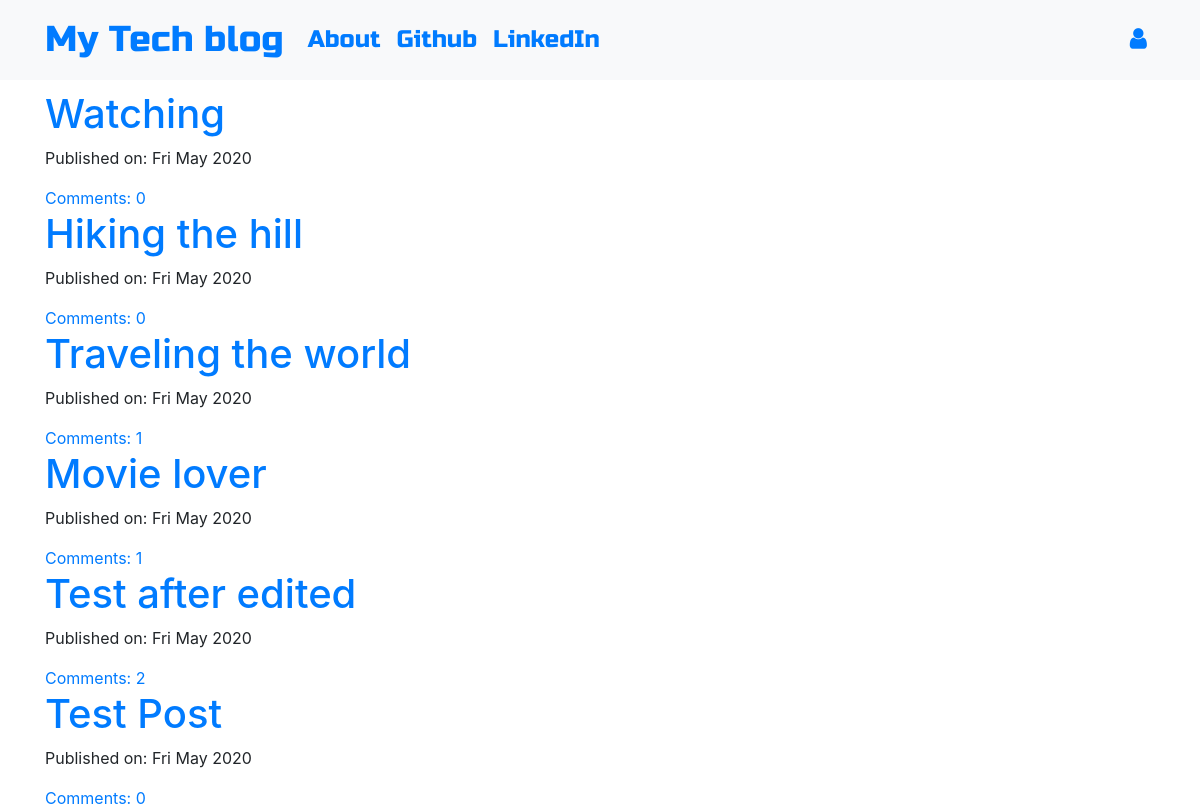
The page / on the database its author committed.
### blog/models.py (models this page shows, shortened)
class Post(models.Model):
    author = models.ForeignKey('auth.User',on_delete=models.CASCADE)
    title = models.CharField(max_length=200)
    text = models.TextField()
    created_date = models.DateTimeField(default=timezone.now)
    published_date = models.DateTimeField(blank=True, null=True)
    def approve_comments(self):
        return self.comments.filter(approved_comment=True)

### blog/views.py (the view)
# urls.py: path('',views.PostListView.as_view(),name='post_list'),
class PostListView(ListView):
    model = Post
    def get_queryset(self):
        return Post.objects.filter(published_date__lte=timezone.now()).order_by('-published_date')

### blog/templates/blog/post_list.html
{% extends 'blog/base.html' %}
{% block content %}
<div class="centerstage">
    {% for post in post_list %}
        <div class="post">
            <h1><a href="{% url 'post_detail' pk=post.pk %}">{{ post.title }}</a></h1>
            <div class="date">
                <p>Published on: {{ post.published_date|date:"D M Y"}}</p>
            </div>
            <a href="{% url 'post_detail' pk=post.pk %}">Comments: {{ post.approve_comments.count }}</a>
        </div>
    {% endfor %}
</div>
{% endblock %}

### blog/templates/blog/base.html (shortened to what this page needs)
<!DOCTYPE html>
{% load static %}
<html>
  <head>
    <link rel="stylesheet" href="https://stackpath.bootstrapcdn.com/bootstrap/4.1.3/css/bootstrap.min.css"
>
    <link href="https://maxcdn.bootstrapcdn.com/font-awesome/4.7.0/css/font-awesome.min.css" rel="stylesheet">
    <link rel="stylesheet" href="//cdn.jsdelivr.net/medium-editor/latest/css/medium-editor.min.css" type="text/css" media="screen" charset="utf-8">
    <link rel="stylesheet" href="{% static 'css/blog.css' %}">
  </head>
  <body class='loader'>
    <nav class="navbar navbar-expand-lg bg-light techfont">
      <div class="container">
        <div class="navbar-nav align-items-center">
          <a class="navbar-brand bigbrand" href="{% url 'post_list' %}">My Tech blog</a>
          <a class="nav-item nav-link" href="{% url 'about' %}">About</a>
          <a class="nav-item nav-link" href="https://www.github.com">Github</a>
          <a class="nav-item nav-link" href="https://www.linkedin.com">LinkedIn</a>
        </div>
        <div class="navbar-nav align-items-center ml-auto">
          {% if user.is_authenticated %}
            <a class="nav-item nav-link" href="{% url 'post_new' %}">New Post</a>
            <a class="nav-item nav-link" href="{% url 'post_draft_list' %}">Drafts</a>
            <a class="nav-item nav-link" href="{% url 'logout' %}">Log out</a>
            <a >Welcome: {{ user.username }}</a>
          {% else %}
            <a class="nav-item nav-link" href="{% url 'login' %}" aria-label="Login">
              <span class="fa fa-user" aria-hidden="true"></span></a>
          {% endif %}
        </div>
      </div>
    </nav>
          <div class="content container">
              <div class="row">
                  <div class="col-md-8">
                    <div class="blog_posts">
                      {% block content %}
                      {% endblock %}
                    </div>
                  </div>
              </div>
          </div>
  </body>
</html>

### blog/static/css/blog.css (style rules this page uses)
.techfont { font-family: 'Russo One', sans-serif; font-size: 1.5em; margin-bottom: 10px; }
.centerstage { margin-left: auto; margin-right: auto; }
.bigbrand { font-size: 1.5em; }
.loader { filter:hue-rotate(0deg); color: linear-gradient(45deg,#0f8,#08f); animation:hue 5000ms infinite linear; }

### rows shown on the page
Post: title "Watching", published_date "Fri May 2020", approve_comments.count "0"
Post: title "Hiking the hill", published_date "Fri May 2020", approve_comments.count "0"
Post: title "Traveling the world", published_date "Fri May 2020", approve_comments.count "1"
Post: title "Movie lover", published_date "Fri May 2020", approve_comments.count "1"
Post: title "Test after edited", published_date "Fri May 2020", approve_comments.count "2"
Post: title "Test Post", published_date "Fri May 2020", approve_comments.count "0"
